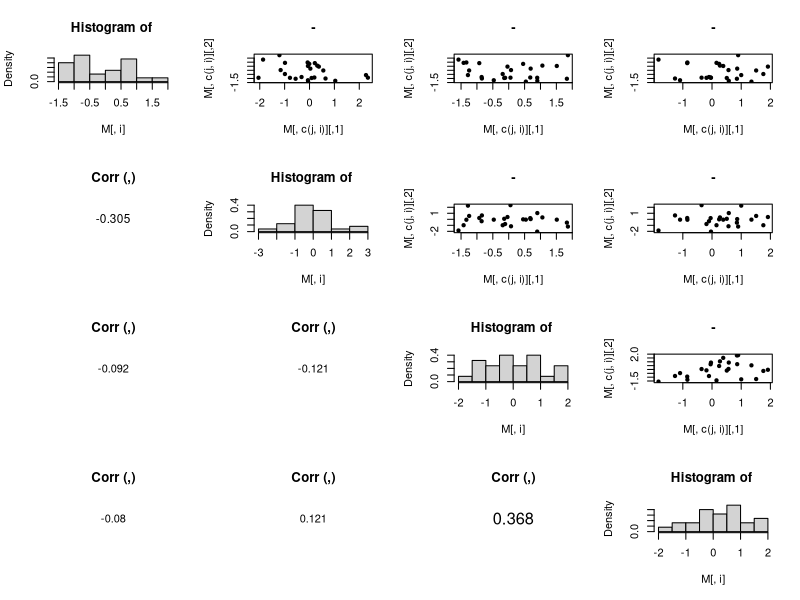

The R source for this figure:
my.pairs <- function(M,digits=3) {
  cnames <- colnames(M)
  k <- ncol(M)
  corrs <- cor(M)
  par(mfrow=c(k,k))
  for (i in 1:k) {
    if (i>1) {
      for (j in 1:(i-1)) { 
        plot(1, type="n", axes=F, xlab="", ylab="",
             main=paste0("Corr (",cnames[i],",",cnames[j],")")) # empty plot
        r <- round(corrs[i,j],digits)
        cex.cor <- max(.8/strwidth(format(r)) * abs(r),1)
        text(1,labels=r,cex=cex.cor)
      }  
    }
    
    hist(M[,i],prob=TRUE,main=paste("Histogram of",cnames[i]))

    if (i<k) {
      for (j in (i+1):k) {
        plot(M[,c(j,i)],xlab=cnames[j],ylab=cnames[i],pch=20,
             main=paste(cnames[i],"-",cnames[j]))
      }
    }  
  }
  par(mfrow=c(1,1))
}

my.pairs(matrix(rnorm(100),ncol=4))
